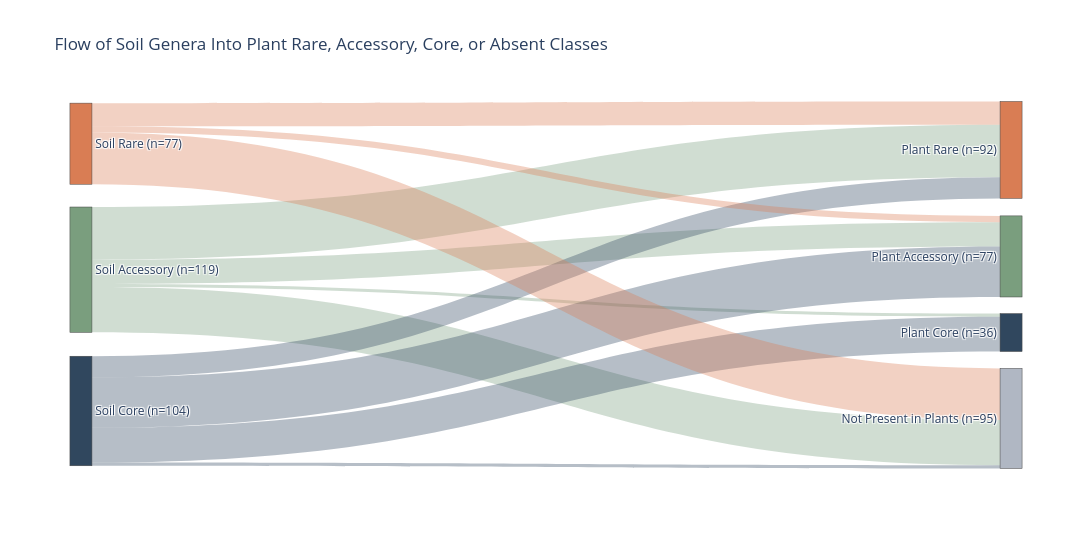

Notebook source saved alongside this figure:
### Code cell
all_genera_node_labels = (
    [f"Soil {c}" for c in soil_classes]
    + [f"Plant {c}" for c in soil_classes]
    + ["Not Present in Plants"]
)

all_genera_flow = add_node_names(genus_flow_counts)

all_genera_fig = make_sankey(
    all_genera_flow,
    all_genera_node_labels,
    "Flow of Soil Genera Into Plant Rare, Accessory, Core, or Absent Classes",
    width=1100,
    show_node_counts=True,
)
genus_output_path = Path(
    "/Users/michael/Git/Outdoor_microbiome/Recall_genera_update_paper_results/Figures/soil_to_plant_genus_flow_rare_accessory_core.pdf"
)
genus_output_path.parent.mkdir(parents=True, exist_ok=True)
all_genera_fig.write_image(genus_output_path)
print(f"Saved genus-level Sankey figure to {genus_output_path}")
all_genera_fig.show()

### Figure 1 — Plotly figure (JSON) as saved in the notebook; plotly's stock layout.template omitted (floating-point values rounded to 4 significant figures)
{"data": [{"arrangement": "fixed", "link": {"color": ["rgba(122, 158, 126, 0.35)", "rgba(122, 158, 126, 0.35)", "rgba(122, 158, 126, 0.35)", "rgba(122, 158, 126, 0.35)", "rgba(48, 71, 94, 0.35)", "rgba(48, 71, 94, 0.35)", "rgba(48, 71, 94, 0.35)", "rgba(48, 71, 94, 0.35)", "rgba(217, 125, 84, 0.35)", "rgba(217, 125, 84, 0.35)", "rgba(217, 125, 84, 0.35)"], "label": ["Accessory -> Accessory | genera: 23", "Accessory -> Core | genera: 3", "Accessory -> Not Present in Plants | genera: 43", "Accessory -> Rare | genera: 50", "Core -> Accessory | genera: 48", "Core -> Core | genera: 33", "Core -> Not Present in Plants | genera: 3", "Core -> Rare | genera: 20", "Rare -> Accessory | genera: 6", "Rare -> Not Present in Plants | genera: 49", "Rare -> Rare | genera: 22"], "source": [1, 1, 1, 1, 2, 2, 2, 2, 0, 0, 0], "target": [4, 5, 6, 3, 4, 5, 6, 3, 4, 6, 3], "value": [23, 3, 43, 50, 48, 33, 3, 20, 6, 49, 22]}, "node": {"color": ["#d97d54", "#7a9e7e", "#30475e", "#d97d54", "#7a9e7e", "#30475e", "#b0b7c3"], "label": ["Soil Rare (n=77)", "Soil Accessory (n=119)", "Soil Core (n=104)", "Plant Rare (n=92)", "Plant Accessory (n=77)", "Plant Core (n=36)", "Not Present in Plants (n=95)"], "pad": 18, "thickness": 22, "x": [0.001, 0.001, 0.001, 0.999, 0.999, 0.999, 0.999], "y": [0.1181, 0.4586, 0.8405, 0.1349, 0.4228, 0.6285, 0.8607]}, "type": "sankey"}], "layout": {"font": {"size": 12}, "height": 550, "title": {"text": "Flow of Soil Genera Into Plant Rare, Accessory, Core, or Absent Classes"}, "width": 1100}}
